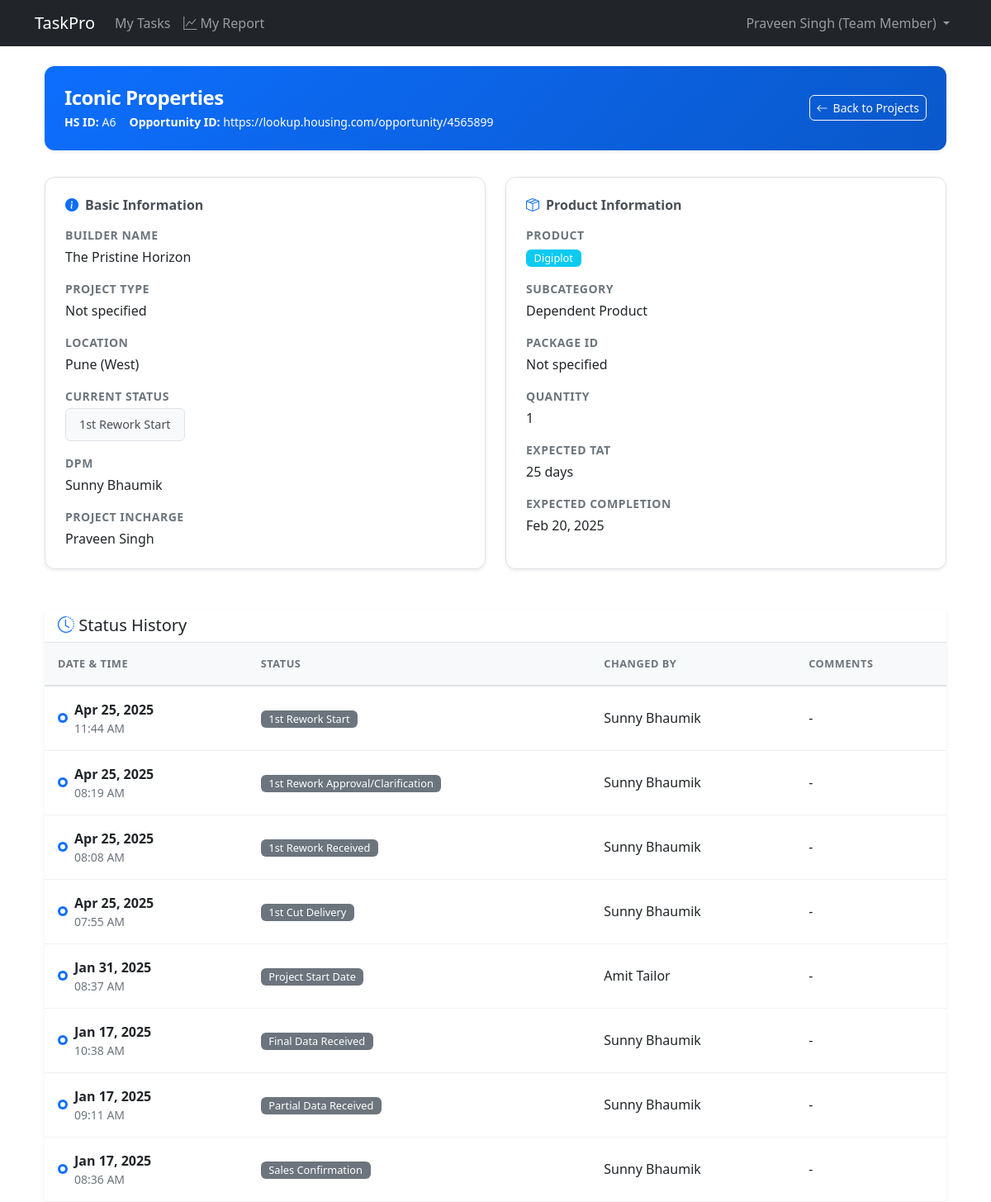
/projects/fd130d00-dd3c-47ae-b621-131d877824cd/ (signed in), run on an earlier commit of the app's database.
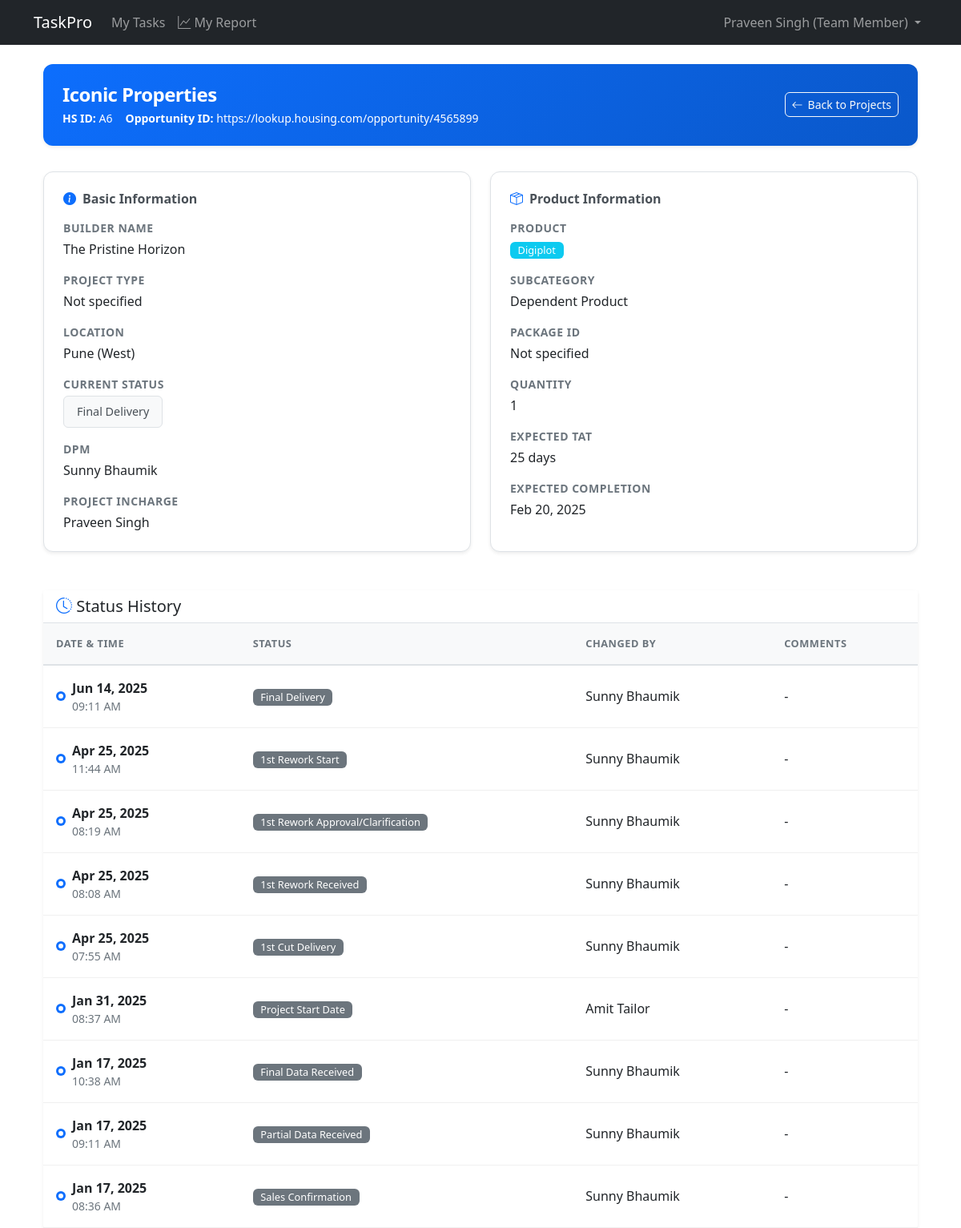
And on a later commit of the database.
### projects/models.py (models this page shows, shortened)
class Project(models.Model):
    id = models.UUIDField(
        primary_key=True,
        default=uuid.uuid4,
        editable=False
    )
    hs_id = models.CharField(
        max_length=10,
        unique=True,
        editable=False,
        help_text="Human-readable unique identifier (e.g., A1, A2, B1, etc.)"
    )
    opportunity_id = models.CharField(
        max_length=100,
        unique=False,
        help_text="Business opportunity identifier"
    )
    project_type = models.CharField(
        max_length=100,
        blank=True,
        null=True,
        help_text="Type of project (optional)"
    )
    project_name = models.CharField(
        max_length=255,
        help_text="Name of the project"
    )
    builder_name = models.CharField(
        max_length=255,
        help_text="Name of the builder/client"
    )
    city = models.ForeignKey(
        City,
        on_delete=models.PROTECT,
        related_name='projects',
        help_text="City where this project is located"
    )
    product = models.ForeignKey(
        Product,
        on_delete=models.PROTECT,
        related_name='projects',
        help_text="The product being delivered in this project"
    )
    product_subcategory = models.ForeignKey(
        ProductSubcategory,
        on_delete=models.PROTECT,
        related_name='projects',
        null=True,
        blank=True,
        help_text="Optional subcategory classification for this project"
    )
    package_id = models.CharField(
        max_length=100,
        blank=True,
        null=True,
        help_text="Optional package identifier"
    )
    quantity = models.PositiveIntegerField(
        help_text="Quantity of products for this project"
    )
    purchase_date = models.DateField(
        help_text="Date when the project was purchased"
    )
    sales_confirmation_date = models.DateField(
        help_text="Date when sales confirmation was received"
    )
    expected_tat = models.PositiveIntegerField(
        validators=[MinValueValidator(1)],
        help_text="Expected turnaround time in days (defaults to product TAT but can be overridden)"
    )
    account_manager = models.CharField(
        max_length=255,
        help_text="Name of the account manager responsible for this project"
    )
    dpm = models.ForeignKey(
        User,
        on_delete=models.PROTECT,
        related_name='dpm_projects',
        help_text="The Digital Project Manager assigned to this project"
    )
    current_status = models.ForeignKey(
        ProjectStatusOption,
        on_delete=models.PROTECT,
        related_name='projects',
        help_text="Current status of the project"
    )
    project_incharge = models.ForeignKey(
        'accounts.User',
        on_delete=models.PROTECT,
        related_name='incharge_projects',
        null=True,
        blank=True,
        help_text="Team member assigned as project incharge"
    )
    expected_completion_date = models.DateField(
        null=True,
        blank=True,
        help_text="Expected date of project completion"
    )
    delivery_performance_rating = models.DecimalField(
        max_digits=2,
        decimal_places=1,
        null=True,
        blank=True,
        validators=[
            MinValueValidator(1),
            MaxValueValidator(5)
        ],
        help_text="Delivery performance rating (1-5)"
    )
    created_at = models.DateTimeField(auto_now_add=True)
    updated_at = models.DateTimeField(auto_now=True)
    class Meta:
        ordering = ['-created_at']
        verbose_name = 'Project'
        verbose_name_plural = 'Projects'
        indexes = [
            models.Index(fields=['opportunity_id']),
        ]

class ProjectStatusOption(models.Model):
    id = models.UUIDField(
        primary_key=True,
        default=uuid.uuid4,
        editable=False
    )
    name = models.CharField(
        max_length=100,
        unique=True,
        help_text="Name of the status (e.g., 'Sales Confirmation')"
    )
    category_one = models.CharField(
        max_length=100,
        help_text="First level categorization (e.g., 'Awaiting Data')"
    )
    category_two = models.CharField(
        max_length=100,
        help_text="Second level categorization (e.g., 'Not Started')"
    )
    order = models.PositiveIntegerField(
        help_text="Sequence number for ordering statuses"
    )
    is_active = models.BooleanField(
        default=True,
        help_text="Whether this status is currently available for use"
    )
    created_at = models.DateTimeField(auto_now_add=True)
    updated_at = models.DateTimeField(auto_now=True)
    class Meta:
        ordering = ['order']
        verbose_name = 'Project Status Option'
        verbose_name_plural = 'Project Status Options'

class ProjectStatusHistory(models.Model):
    id = models.UUIDField(
        primary_key=True,
        default=uuid.uuid4,
        editable=False
    )
    project = models.ForeignKey(
        Project,
        on_delete=models.CASCADE,
        related_name='status_history',
        help_text="The project whose status changed"
    )
    status = models.ForeignKey(
        ProjectStatusOption,
        on_delete=models.PROTECT,
        help_text="The status that was set"
    )
    category_one_snapshot = models.CharField(
        max_length=100,
        help_text="Category one value when this status was set"
    )
    category_two_snapshot = models.CharField(
        max_length=100,
        help_text="Category two value when this status was set"
    )
    changed_by = models.ForeignKey(
        'accounts.User',
        on_delete=models.PROTECT,
        related_name='status_changes',
        help_text="The DPM who made this status change"
    )
    changed_at = models.DateTimeField(auto_now_add=True)
    comments = models.TextField(
        blank=True,
        help_text="Optional comments about why the status was changed"
    )
    class Meta:
        ordering = ['-changed_at']
        verbose_name = 'Project Status History'
        verbose_name_plural = 'Project Status Histories'

class Product(models.Model):
    id = models.UUIDField(
        primary_key=True,
        default=uuid.uuid4,
        editable=False
    )
    name = models.CharField(
        max_length=255,
        unique=True,
        help_text="Name of the product"
    )
    expected_tat = models.PositiveIntegerField(
        validators=[MinValueValidator(1)],
        help_text="Default expected turnaround time in days for this product"
    )
    is_active = models.BooleanField(
        default=True,
        help_text="Whether this product is available for new projects"
    )
    created_at = models.DateTimeField(auto_now_add=True)
    updated_at = models.DateTimeField(auto_now=True)
    class Meta:
        ordering = ['name']
        verbose_name = 'Product'
        verbose_name_plural = 'Products'

class ProductSubcategory(models.Model):
    id = models.UUIDField(
        primary_key=True,
        default=uuid.uuid4,
        editable=False
    )
    name = models.CharField(
        max_length=100,
        unique=True,
        help_text="Name of the subcategory"
    )
    is_active = models.BooleanField(
        default=True,
        help_text="Whether this subcategory is available for new projects"
    )
    created_at = models.DateTimeField(auto_now_add=True)
    updated_at = models.DateTimeField(auto_now=True)
    class Meta:
        verbose_name = 'Product Subcategory'
        verbose_name_plural = 'Product Subcategories'
        ordering = ['name']

### accounts/models.py (models this page shows, shortened)
class User(AbstractUser):
    id = models.UUIDField(primary_key=True, default=uuid.uuid4, editable=False)
    ROLES = (
        ('DPM', 'Project Manager'),
        ('TEAM_MEMBER', 'Team Member'),
    )
    role = models.CharField(max_length=20, choices=ROLES)
    created_at = models.DateTimeField(auto_now_add=True)
    updated_at = models.DateTimeField(auto_now=True)
    groups = models.ManyToManyField(
        'auth.Group',
        related_name='custom_user_set',
        blank=True,
        verbose_name='groups',
        help_text='The groups this user belongs to.',
    )
    user_permissions = models.ManyToManyField(
        'auth.Permission',
        related_name='custom_user_set',
        blank=True,
        verbose_name='user permissions',
        help_text='Specific permissions for this user.',
    )

### locations/models.py (models this page shows, shortened)
class City(models.Model):
    id = models.UUIDField(primary_key=True, default=uuid.uuid4, editable=False)
    name = models.CharField(
        max_length=100,
        help_text="The name of the city"
    )
    region = models.ForeignKey(
        Region,
        on_delete=models.PROTECT,  # Prevents deletion of regions that have cities
        related_name='cities',
        help_text="The region this city belongs to"
    )
    created_at = models.DateTimeField(auto_now_add=True)
    updated_at = models.DateTimeField(auto_now=True)
    class Meta:
        ordering = ['region', 'name']
        verbose_name = 'City'
        verbose_name_plural = 'Cities'
        unique_together = ['name', 'region']  # Ensures city names are unique within a region
    def __str__(self):
        return f"{self.name} ({self.region.name})"

class Region(models.Model):
    id = models.UUIDField(primary_key=True, default=uuid.uuid4, editable=False)
    name = models.CharField(
        max_length=100,
        unique=True,
        help_text="The name of the region (e.g., 'North', 'South', 'East', 'West')"
    )
    created_at = models.DateTimeField(auto_now_add=True)
    updated_at = models.DateTimeField(auto_now=True)
    class Meta:
        ordering = ['name']  # This will order regions alphabetically by default
        verbose_name = 'Region'
        verbose_name_plural = 'Regions'

### projects/views.py (the view)
# urls.py: path('<uuid:project_id>/', views.project_detail, name='project_detail'),
@login_required
def project_detail(request, project_id):
    success, result = ProjectService.get_project_details(project_id)
    if not success:
        messages.error(request, result)
        return redirect('projects:project_list')
    project, status_history = result
    status_options = ProjectStatusOption.objects.filter(is_active=True).order_by('order')
    form = ProjectStatusUpdateForm(initial={'status': project.current_status})
    context = {
        'project': project,
        'status_history': status_history,
        'status_options': status_options,
        'form': form,
        'title': f'Project: {project.project_name}'
    }
    return render(request, 'projects/project_detail.html', context)

### projects/services.py (called while the page is built)
    @staticmethod
    def get_project_details(project_id):
        try:
            project = Project.objects.get(id=project_id)
            status_history = project.status_history.all().select_related(
                'status',
                'changed_by'
            ).order_by('-changed_at')
            logger.debug(f"Retrieved project details for {project_id}")
            return True, (project, status_history)
        except Project.DoesNotExist:
            logger.info(f"Project with ID {project_id} not found")
            return False, "Project not found"
        except Exception as e:
            logger.exception(f"Error retrieving project details {project_id}: {str(e)}")
            return False, f"An error occurred: {str(e)}"

### projects/templates/projects/project_detail.html (shortened to what the changed rows need)
{% extends "base.html" %}
{% block content %}
<div class="container-fluid">
    <div class="project-header-card">
        <div class="card-header text-white">
            <div class="d-flex justify-content-between align-items-center">
                <div>
                    <h4>{{ project.project_name }}</h4>
                    <div class="d-flex gap-3 align-items-center">
                        <small>
                            <strong>HS ID:</strong> {{ project.hs_id }}
                        </small>
                        <small>
                            <strong>Opportunity ID:</strong> {{ project.opportunity_id }}
                        </small>
                    </div>
                </div>
            </div>
        </div>
    </div>
    <div class="row mb-4">
        <div class="col-md-6 mb-4">
            <div class="info-card">
                <dl class="data-list">
                    <dt>Builder Name</dt>
                    <dd>{{ project.builder_name }}</dd>
                    <dt>Project Type</dt>
                    <dd>{{ project.project_type|default:"Not specified" }}</dd>
                    <dt>Location</dt>
                    <dd>{{ project.city }}</dd>
                    <dt>Current Status</dt>
                    <dd>
                        <div class="status-display">
                            <span class="status-badge">{{ project.current_status.name }}</span>
                        </div>
                    </dd>
                    <dt>DPM</dt>
                    <dd>{{ project.dpm.get_full_name }}</dd>
                    <dt>Project Incharge</dt>
                    <dd>
                        {% if project.project_incharge %}
                            {{ project.project_incharge.get_full_name }}
                        {% else %}
                            <span class="text-muted">Not assigned</span>
                        {% endif %}
                    </dd>
                </dl>
            </div>
        </div>
        <div class="col-md-6 mb-4">
            <div class="info-card">
                <dl class="data-list">
                    <dt>Product</dt>
                    <dd><span class="badge bg-info">{{ project.product.name }}</span></dd>
                    <dt>Subcategory</dt>
                    <dd>{{ project.product_subcategory.name|default:"Not specified" }}</dd>
                    <dt>Package ID</dt>
                    <dd>{{ project.package_id|default:"Not specified" }}</dd>
                    <dt>Quantity</dt>
                    <dd>{{ project.quantity }}</dd>
                    <dt>Expected TAT</dt>
                    <dd>{{ project.expected_tat }} days</dd>
                    <dt>Expected Completion</dt>
                    <dd>
                        {% if project.expected_completion_date %}
                            <span class="fw-semibold">{{ project.expected_completion_date|date:"M d, Y" }}</span>
                        {% else %}
                            <span class="text-muted">Not set</span>
                        {% endif %}
                    </dd>
                </dl>
            </div>
        </div>
    </div>
    <div class="card border-0 shadow-sm">
        <div class="card-body p-0">
            <div class="table-responsive">
                <table class="table history-table mb-0">
                    <thead>
                        <tr>
                            <th>Date & Time</th>
                            <th>Status</th>
                            <th>Changed By</th>
                            <th>Comments</th>
                        </tr>
                    </thead>
                    <tbody>
                        {% for history in status_history %}
                        <tr>
                            <td>
                                <div class="d-flex align-items-center">
                                    <span class="timeline-dot"></span>
                                    <div>
                                        <div class="history-date">{{ history.changed_at|date:"M d, Y" }}</div>
                                        <div class="history-time">{{ history.changed_at|date:"h:i A" }}</div>
                                    </div>
                                </div>
                            </td>
                            <td>
                                <span class="badge bg-secondary">{{ history.status.name }}</span>
                            </td>
                            <td>{{ history.changed_by.get_full_name }}</td>
                            <td>{{ history.comments|default:"-" }}</td>
                        </tr>
                        {% endfor %}
                    </tbody>
                </table>
            </div>
        </div>
    </div>
</div>
{% endblock %}

What changed in the data, as far as the page shows it:
changed Project "Iconic Properties": current_status.name "1st Rework Start" → "Final Delivery"
added ProjectStatusHistory: changed_at "Jun 14, 2025", changed_at "09:11 AM", status.name "Final Delivery", changed_by.get_full_name "Sunny Bhaumik", comments "-"
